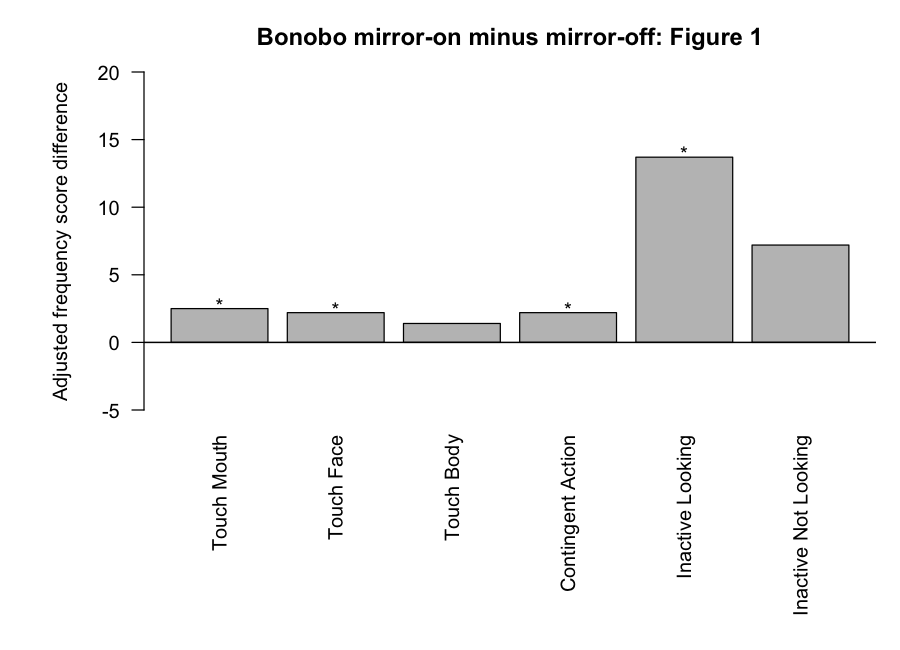

This figure's R source:
args <- grep('^--file=', commandArgs(FALSE), value=TRUE)
stopifnot(length(args)==1L)
folder <- dirname(normalizePath(sub('^--file=', '', args[1])))
d <- read.csv(file.path(folder,'Westergaard_Hyatt_1994_Figure1.csv'),stringsAsFactors=FALSE)
stopifnot(identical(d$source_order,1:6))
png(file.path(folder,'Westergaard_Hyatt_1994_Figure1_replot.png'),width=900,height=650,res=120)
par(mar=c(10,6,3,1))
bp <- barplot(d$adjusted_frequency_difference_score,names.arg=d$behavior_as_published,
              las=2,ylim=c(-5,20),ylab='Adjusted frequency score difference',
              main='Bonobo mirror-on minus mirror-off: Figure 1',col='grey75',border='black')
abline(h=0,lwd=1.2)
text(bp[d$significant_p_lt_0.05],d$adjusted_frequency_difference_score[d$significant_p_lt_0.05]+0.6,'*')
dev.off()
